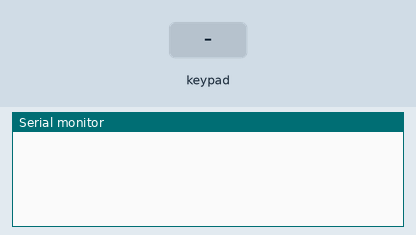
Simulated run of this sketch. Board: ESP8266 (NodeMCU). On the bench: the last lines printed to the serial monitor. Inputs (shaded band) come from the test bench.

Above: at 1.2 s.
1.3 s: key '1' pressed
At 2.0 s:
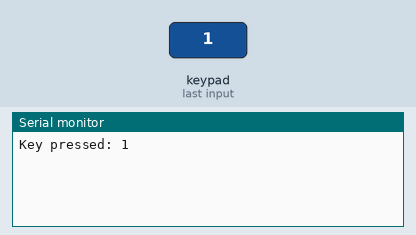
2.8 s: keypad keys 1 2 # pressed 0.4 s apart
At 4.8 s:
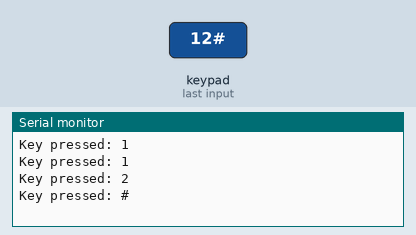
5.5 s: key '*' pressed
At 6.4 s:
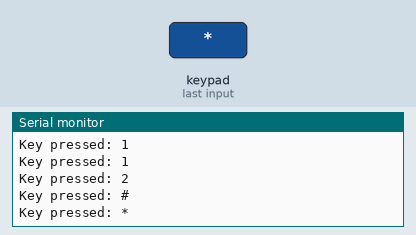
7.0 s: keypad keys 2 5 pressed 0.4 s apart
At 7.9 s:
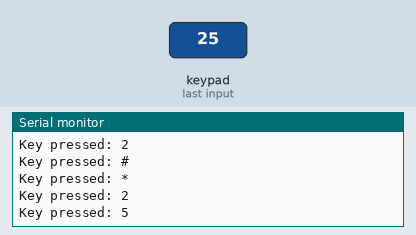
Timing chart, 0 to 10.0 s (numbered marks = the images above; inputs shaded):
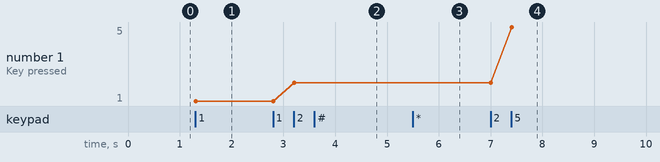

The sketch:

sketch_mar28a.ino
```cpp
#include "Keypad.h"
const byte ROWS = 4; //four rows
const byte COLS = 3; //four columns

char keys[ROWS][COLS] = {
  {'1', '2', '3'},
  {'4', '5', '6'},
  {'7', '8', '9'},
  {'*', '0', '#'}
};
byte rowPins[ROWS] = {D8, D7, D6, D5};
byte colPins[COLS] = {D4, D3, D2};

Keypad keypad = Keypad(makeKeymap(keys), rowPins, colPins, ROWS, COLS);

void setup() {
  Serial.begin(115200);
  for (int i=0; i<3; i++){
    pinMode(rowPins[i], INPUT);
  }
  for (int i=0; i<4; i++){
    pinMode(colPins[i], OUTPUT);
  }
}

void loop() {
  char key = keypad.getKey();

   if (key != NULL){
    Serial.print("Key pressed: ");
    Serial.println(key);
  }
}
```

Measured:
- after the input at 1.3 s, the serial monitor: prints a new line at once (image 1)
- after the input at 2.8 s, the serial monitor: prints a new line after 0.41 s (image 2)
- after the input at 5.5 s, the serial monitor: prints a new line at once (image 3)
- after the input at 7.0 s, the serial monitor: prints a new line at once (image 4)
- plotted number 1: 1 → 2 after the input at 2.8 s, 2 → 5 after the input at 7.0 s
